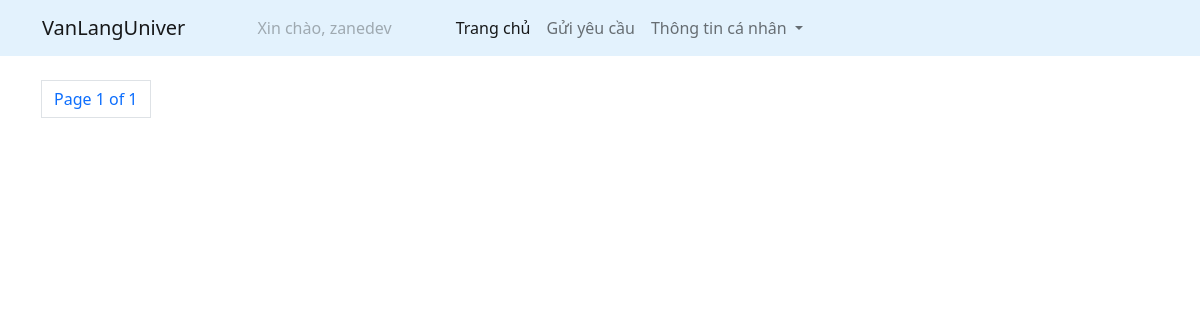
Before: / (signed in) with the older database file.
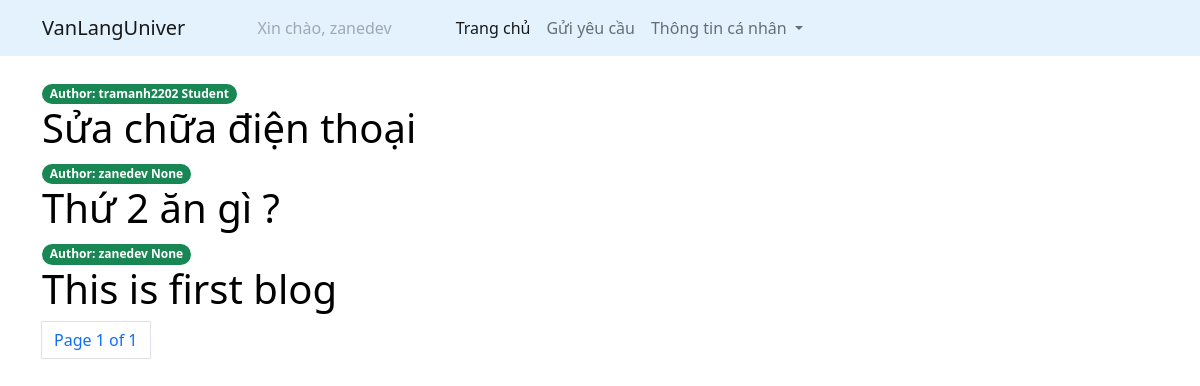
After: the same page with the newer database file.
### articles/models.py (models this page shows, shortened)
class Article(models.Model):
    title = models.CharField(max_length=200)
    description = models.TextField()
    slug = models.SlugField(max_length=100,unique=True)
    published = models.DateTimeField(auto_now_add=True)
    author = models.ForeignKey(User, on_delete=models.CASCADE)
    ROLE_CHOICES = (
        ('Student', 'Student'),
        ('Teacher', 'Teacher'),
        ('Orther', 'Orther'),
    )
    role = models.CharField(max_length=10, choices=ROLE_CHOICES,null=True)

### articles/views.py (the view)
# urls.py: path('',article_list,name='article_list'),
@login_required
def article_list(request):
    article_list = Article.objects.all().order_by('-published')
    paginator = Paginator(article_list,3)
    page = request.GET.get('page')
    try:
        articles = paginator.page(page)
    except PageNotAnInteger:
        articles = paginator.page(1)
    except EmptyPage:
        articles = paginator.page(paginator.num_pages)
    return render(request,'articles.html', {'article_list':articles,'page':page})

### articles/templates/articles.html (shortened to what this page needs)
{% extends 'base.html' %}
{% block body %}
<div class="container mt-4">
    {% for article in article_list %}
        <span class="badge rounded-pill bg-success">Author: {{article.author}} {{article.role}}</span>
        <h1><a class="link-style" href="{% url 'article_details' article.slug %}">{{article.title}}</a></h1>
    {% endfor %}
    {% include 'account/pagination.html' with page=article_list %}
</div>
{% endblock %}

### articles/templates/base.html (shortened to what this page needs)
{% load static %}
<!DOCTYPE html>
<html lang="vn">
<head>
    <link href="https://cdn.jsdelivr.net/npm/bootstrap@5.1.3/dist/css/bootstrap.min.css" rel="stylesheet">
    {% include 'navbar.html' %}
</head>
<body>
    {% block body %}
    {% endblock %}
</body>
</html>

### articles/templates/navbar.html (shortened to what this page needs)
<nav class="navbar navbar-expand-lg navbar navbar-light" style="background-color: #e3f2fd;">
    <div class="container">
      <a class="navbar-brand" href="{% url 'article_list' %}">VanLangUniver</a>
      <div class="collapse navbar-collapse" id="navbarNavDropdown">
        <ul class="navbar-nav">
          {% if request.user.is_authenticated %}
          <li class="nav-item mx-5">
            <a class="nav-link disabled">Xin chào, {{request.user.username}}</a>
          </li>
          <li class="nav-item">
            <a class="nav-link active" aria-current="page" href="{% url 'article_list' %}">Trang chủ</a>
          </li>
          <li class="nav-item">
            <a class="nav-link" href="{% url 'article_form' %}">Gửi yêu cầu</a>
          </li>
          <li class="nav-item dropdown">
            <a class="nav-link dropdown-toggle" href="#" id="navbarDropdownMenuLink" role="button" data-bs-toggle="dropdown" aria-expanded="false">
              Thông tin cá nhân
            </a>
          </li>
          {% endif %}
        </ul>
      </div>
    </div>
  </nav>

### articles/templates/account/pagination.html (shortened to what this page needs)
<nav aria-label="page navigation example">
    <ul class="pagination">
        <li class="page-item">
            <a class="page-link">Page {{page.number}} of {{page.paginator.num_pages}}</a>
        </li>
    </ul>
</nav>

### articles/templates/articles.html (style rules this page uses)
.link-style { text-decoration: none; color:black; }

Changed rows visible on the page:
added Article: author "tramanh2202", role "Student", title "Sửa chữa điện thoại"
added Article: author "zanedev", role "None", title "Thứ 2 ăn gì ?"
added Article: author "zanedev", role "None", title "This is first blog"
